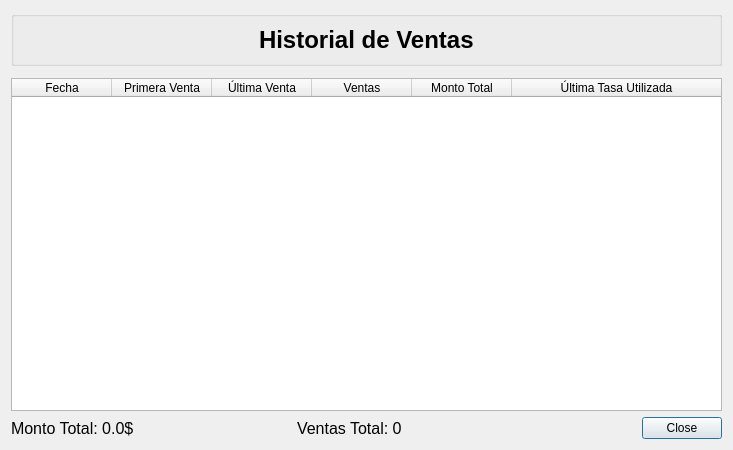
<?xml version="1.0" encoding="UTF-8"?>
<ui version="4.0">
 <class>HistorytDialog</class>
 <widget class="QDialog" name="HistorytDialog">
  <property name="geometry">
   <rect>
    <x>0</x>
    <y>0</y>
    <width>733</width>
    <height>450</height>
   </rect>
  </property>
  <property name="windowTitle">
   <string>Historial de Ventas</string>
  </property>
  <property name="windowIcon">
   <iconset>
    <normaloff>../../img/logo.png</normaloff>../../img/logo.png</iconset>
  </property>
  <property name="modal">
   <bool>true</bool>
  </property>
  <layout class="QVBoxLayout" name="verticalLayout">
   <item>
    <widget class="QGroupBox" name="groupBox">
     <property name="title">
      <string/>
     </property>
     <layout class="QHBoxLayout" name="horizontalLayout">
      <item alignment="Qt::AlignHCenter">
       <widget class="QLabel" name="label">
        <property name="font">
         <font>
          <pointsize>18</pointsize>
          <weight>75</weight>
          <bold>true</bold>
         </font>
        </property>
        <property name="text">
         <string>Historial de Ventas</string>
        </property>
       </widget>
      </item>
     </layout>
    </widget>
   </item>
   <item>
    <widget class="QFrame" name="frame">
     <property name="frameShape">
      <enum>QFrame::NoFrame</enum>
     </property>
     <property name="frameShadow">
      <enum>QFrame::Raised</enum>
     </property>
     <layout class="QHBoxLayout" name="horizontalLayout_2">
      <property name="leftMargin">
       <number>0</number>
      </property>
      <property name="topMargin">
       <number>0</number>
      </property>
      <property name="rightMargin">
       <number>0</number>
      </property>
      <property name="bottomMargin">
       <number>0</number>
      </property>
     </layout>
    </widget>
   </item>
   <item>
    <widget class="QTableWidget" name="historyTableWidget">
     <property name="editTriggers">
      <set>QAbstractItemView::NoEditTriggers</set>
     </property>
     <property name="selectionMode">
      <enum>QAbstractItemView::ExtendedSelection</enum>
     </property>
     <property name="selectionBehavior">
      <enum>QAbstractItemView::SelectRows</enum>
     </property>
     <property name="textElideMode">
      <enum>Qt::ElideRight</enum>
     </property>
     <attribute name="horizontalHeaderStretchLastSection">
      <bool>true</bool>
     </attribute>
     <column>
      <property name="text">
       <string>Fecha</string>
      </property>
     </column>
     <column>
      <property name="text">
       <string>Primera Venta</string>
      </property>
     </column>
     <column>
      <property name="text">
       <string>Última Venta</string>
      </property>
     </column>
     <column>
      <property name="text">
       <string>Ventas</string>
      </property>
     </column>
     <column>
      <property name="text">
       <string>Monto Total</string>
      </property>
     </column>
     <column>
      <property name="text">
       <string>Última Tasa Utilizada</string>
      </property>
     </column>
    </widget>
   </item>
   <item>
    <widget class="QFrame" name="frame_2">
     <property name="frameShape">
      <enum>QFrame::NoFrame</enum>
     </property>
     <property name="frameShadow">
      <enum>QFrame::Raised</enum>
     </property>
     <layout class="QHBoxLayout" name="horizontalLayout_3">
      <property name="leftMargin">
       <number>0</number>
      </property>
      <property name="topMargin">
       <number>0</number>
      </property>
      <property name="rightMargin">
       <number>0</number>
      </property>
      <property name="bottomMargin">
       <number>0</number>
      </property>
      <item>
       <widget class="QLabel" name="totalAmountLabel">
        <property name="font">
         <font>
          <pointsize>12</pointsize>
          <weight>50</weight>
          <bold>false</bold>
         </font>
        </property>
        <property name="text">
         <string>Monto Total: 0.0$</string>
        </property>
       </widget>
      </item>
      <item>
       <spacer name="horizontalSpacer_2">
        <property name="orientation">
         <enum>Qt::Horizontal</enum>
        </property>
        <property name="sizeHint" stdset="0">
         <size>
          <width>40</width>
          <height>20</height>
         </size>
        </property>
       </spacer>
      </item>
      <item>
       <widget class="QLabel" name="totalSalesLabel">
        <property name="font">
         <font>
          <pointsize>12</pointsize>
         </font>
        </property>
        <property name="text">
         <string>Ventas Total: 0</string>
        </property>
       </widget>
      </item>
      <item>
       <spacer name="horizontalSpacer">
        <property name="orientation">
         <enum>Qt::Horizontal</enum>
        </property>
        <property name="sizeHint" stdset="0">
         <size>
          <width>40</width>
          <height>20</height>
         </size>
        </property>
       </spacer>
      </item>
      <item>
       <widget class="QDialogButtonBox" name="buttonBox">
        <property name="cursor">
         <cursorShape>PointingHandCursor</cursorShape>
        </property>
        <property name="orientation">
         <enum>Qt::Horizontal</enum>
        </property>
        <property name="standardButtons">
         <set>QDialogButtonBox::Close</set>
        </property>
       </widget>
      </item>
     </layout>
    </widget>
   </item>
  </layout>
 </widget>
 <resources/>
 <connections>
  <connection>
   <sender>buttonBox</sender>
   <signal>accepted()</signal>
   <receiver>HistorytDialog</receiver>
   <slot>accept()</slot>
   <hints>
    <hint type="sourcelabel">
     <x>248</x>
     <y>254</y>
    </hint>
    <hint type="destinationlabel">
     <x>157</x>
     <y>274</y>
    </hint>
   </hints>
  </connection>
  <connection>
   <sender>buttonBox</sender>
   <signal>rejected()</signal>
   <receiver>HistorytDialog</receiver>
   <slot>reject()</slot>
   <hints>
    <hint type="sourcelabel">
     <x>316</x>
     <y>260</y>
    </hint>
    <hint type="destinationlabel">
     <x>286</x>
     <y>274</y>
    </hint>
   </hints>
  </connection>
 </connections>
</ui>
